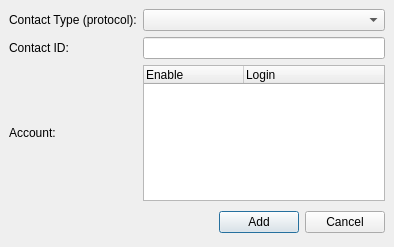
<ui version="4.0" >
 <author></author>
 <comment></comment>
 <exportmacro></exportmacro>
 <class>AddIMContact</class>
 <widget class="QDialog" name="AddIMContact" >
  <property name="geometry" >
   <rect>
    <x>0</x>
    <y>0</y>
    <width>394</width>
    <height>247</height>
   </rect>
  </property>
  <property name="windowTitle" >
   <string>WengoPhone - Add a Contact Account</string>
  </property>
  <layout class="QGridLayout" >
   <property name="margin" >
    <number>9</number>
   </property>
   <property name="spacing" >
    <number>6</number>
   </property>
   <item row="0" column="0" >
    <widget class="QLabel" name="label_3" >
     <property name="text" >
      <string>Contact Type (protocol):</string>
     </property>
    </widget>
   </item>
   <item row="0" column="1" >
    <widget class="QComboBox" name="protocolComboBox" />
   </item>
   <item row="1" column="1" >
    <widget class="QLineEdit" name="contactIdLineEdit" />
   </item>
   <item row="1" column="0" >
    <widget class="QLabel" name="label" >
     <property name="text" >
      <string>Contact ID:</string>
     </property>
    </widget>
   </item>
   <item row="2" column="0" >
    <widget class="QLabel" name="label_2" >
     <property name="text" >
      <string>Account:</string>
     </property>
    </widget>
   </item>
   <item row="2" column="1" >
    <widget class="QTreeWidget" name="treeWidget" >
     <column>
      <property name="text" >
       <string>Enable</string>
      </property>
     </column>
     <column>
      <property name="text" >
       <string>Login</string>
      </property>
     </column>
    </widget>
   </item>
   <item row="3" column="1" >
    <spacer>
     <property name="orientation" >
      <enum>Qt::Vertical</enum>
     </property>
     <property name="sizeHint" >
      <size>
       <width>20</width>
       <height>40</height>
      </size>
     </property>
    </spacer>
   </item>
   <item row="4" column="0" colspan="2" >
    <layout class="QHBoxLayout" >
     <property name="margin" >
      <number>0</number>
     </property>
     <property name="spacing" >
      <number>6</number>
     </property>
     <item>
      <spacer>
       <property name="orientation" >
        <enum>Qt::Horizontal</enum>
       </property>
       <property name="sizeHint" >
        <size>
         <width>131</width>
         <height>31</height>
        </size>
       </property>
      </spacer>
     </item>
     <item>
      <widget class="QPushButton" name="addIMContactButton" >
       <property name="text" >
        <string>Add</string>
       </property>
       <property name="icon" >
        <iconset resource="../wengophone.qrc" >:/pics/add.png</iconset>
       </property>
      </widget>
     </item>
     <item>
      <widget class="QPushButton" name="cancelButton" >
       <property name="text" >
        <string>Cancel</string>
       </property>
       <property name="icon" >
        <iconset resource="../wengophone.qrc" >:/pics/cancel.png</iconset>
       </property>
      </widget>
     </item>
    </layout>
   </item>
  </layout>
 </widget>
 <pixmapfunction></pixmapfunction>
 <resources>
  <include location="../wengophone.qrc" />
 </resources>
 <connections>
  <connection>
   <sender>addIMContactButton</sender>
   <signal>clicked()</signal>
   <receiver>AddIMContact</receiver>
   <slot>accept()</slot>
   <hints>
    <hint type="sourcelabel" >
     <x>248</x>
     <y>251</y>
    </hint>
    <hint type="destinationlabel" >
     <x>96</x>
     <y>254</y>
    </hint>
   </hints>
  </connection>
  <connection>
   <sender>cancelButton</sender>
   <signal>clicked()</signal>
   <receiver>AddIMContact</receiver>
   <slot>reject()</slot>
   <hints>
    <hint type="sourcelabel" >
     <x>331</x>
     <y>251</y>
    </hint>
    <hint type="destinationlabel" >
     <x>179</x>
     <y>282</y>
    </hint>
   </hints>
  </connection>
 </connections>
</ui>
